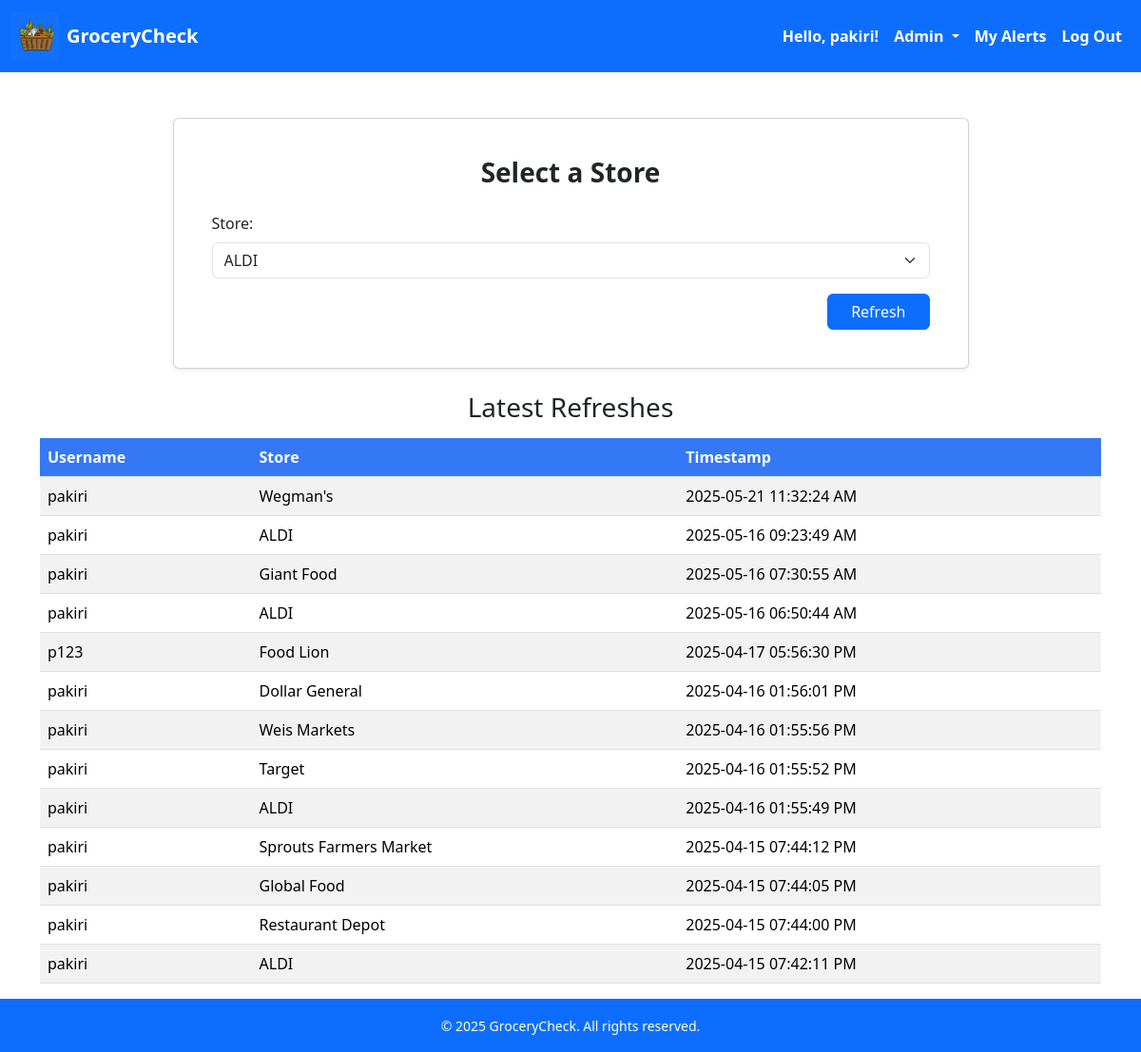
The page /admin/refresh (signed in) on the database its author committed.
### src/app.py (models this page shows)
class User(db.Model):
    __tablename__ = "Users"
    id = db.Column(db.Integer, primary_key=True)
    username = db.Column(db.String(150), nullable=False, unique=True)
    email = db.Column(db.String(120), nullable=False, unique=True)
    password = db.Column(db.String(150), nullable=False)
    role = db.Column(db.String(5), nullable=False)

class Refreshes(db.Model):
    __tablename__ = "Refreshes"
    refresh_id = db.Column(db.Integer, primary_key=True)
    user_id = db.Column(db.Integer, db.ForeignKey('Users.id'))
    store_id = db.Column(db.Integer, db.ForeignKey('Stores.store_id'))
    timestamp = db.Column(db.String(150), nullable=False)
    user = relationship('User', backref='refresh')
    store = relationship('Stores', backref='refresh')

### src/app.py (the view)
@app.route('/admin/refresh')
def refresh():
    stores = Stores.query.all()
    refreshes = Refreshes.query.order_by(Refreshes.refresh_id.desc()).all() # query refreshes in descending order
    return render_template('refreshList.html', stores=stores, refreshes=refreshes)

### src/templates/refreshList.html (shortened to what this page needs)
<!DOCTYPE html>
<html lang="en">
<head>
    <link rel="stylesheet" href="{{ url_for('static', filename='bootstrap/css/bootstrap.min.css') }}">
</head>
<body class="d-flex flex-column min-vh-100">
    <nav class="navbar navbar-expand-lg navbar-dark bg-primary mb-4">
        <div class="container-fluid">
            <a class="navbar-brand d-flex align-items-center gap-2" href="/">
                <img src="{{ url_for('static', filename='images/logo.png') }}" alt="Logo" width="50" height="50"
                    class="d-inline-block align-text-top">
                <span class="fw-bold text-white">GroceryCheck</span>
            </a>
            <div class="collapse navbar-collapse" id="navbarContent">
                <ul class="navbar-nav ms-auto mb-2 mb-lg-0 ">
                    {% if session['GCusername'] %}
                    <li class="nav-item">
                        <span class="nav-link disabled text-white fw-bold">Hello, {{ session['GCusername'] }}!</span>
                    </li>
                        {% if session['GCuser_role'] == "admin" %}
                        <li class="nav-item dropdown">
                            <a class="nav-link dropdown-toggle text-white fw-bold" href="#" id="adminDropdown" role="button"
                                data-bs-toggle="dropdown" aria-expanded="false">
                                Admin
                            </a>
                        </li>
                        {% endif %}
                    <li class="nav-item">
                        <a class="nav-link text-white fw-bold" href="{{ url_for('displayAlerts') }}">My Alerts</a>
                    </li>
                    <li class="nav-item">
                        <a class="nav-link text-white fw-bold" href="{{ url_for('logout') }}">Log Out</a>
                    </li>
                    {% endif %}
                </ul>
            </div>
        </div>
    </nav>
    <div class="container my-4">
        <div class="card shadow-sm mx-auto w-75 px-4 py-4">
            <div class="card-body">
                <h3 class="card-title text-center mb-4 fw-semibold">Select a Store</h3>
                <form action="/admin/refreshInfo" method="POST">
                    <div class="mb-3">
                        <label for="user_store" class="form-label">Store:</label>
                        <select name="user_store" id="user_store" class="form-select">
                            {% for store in stores %}
                                <option value="{{ store.store_id }}">{{ store.store_name }}</option>
                            {% endfor %}
                        </select>
                    </div>
                    <div class="text-end">
                        <button type="submit" class="btn btn-primary px-4">Refresh</button>
                    </div>
                </form>
            </div>
        </div>
    </div>
    <div class="container">
        <h3 class="text-center">Latest Refreshes</h3>
        <table class="table table-striped my-3">
            <thead class="custom-header">
                <tr>
                    <th scope="col">Username</th>
                    <th scope="col">Store</th>
                    <th scope="col">Timestamp</th>
                </tr>
            </thead>
            <tbody>
                {% for refresh in refreshes %}
                <tr>
                    <td>{{refresh.user.username}}</td>
                    <td>{{refresh.store.store_name}}</td>
                    <td>{{refresh.timestamp}}</td>
                </tr>
                {% endfor %}
            </tbody>
        </table>
    </div>
    <footer class="bg-primary text-white text-center py-3 mt-auto">
        <div class="container">
            <small>&copy; 2025 GroceryCheck. All rights reserved.</small>
        </div>
    </footer>
</body>
</html>

### src/templates/refreshList.html (style rules this page uses)
.custom-header th { background-color: #3478f6 !important; color: white !important; }

### rows shown on the page
User: GCusername "pakiri"
Refreshes: user.username "pakiri", store.store_name "Wegman's", timestamp "2025-05-21 11:32:24 AM"
Refreshes: user.username "pakiri", store.store_name "ALDI", timestamp "2025-05-16 09:23:49 AM"
Refreshes: user.username "pakiri", store.store_name "Giant Food", timestamp "2025-05-16 07:30:55 AM"
Refreshes: user.username "pakiri", store.store_name "ALDI", timestamp "2025-05-16 06:50:44 AM"
Refreshes: user.username "p123", store.store_name "Food Lion", timestamp "2025-04-17 05:56:30 PM"
Refreshes: user.username "pakiri", store.store_name "Dollar General", timestamp "2025-04-16 01:56:01 PM"
Refreshes: user.username "pakiri", store.store_name "Weis Markets", timestamp "2025-04-16 01:55:56 PM"
Refreshes: user.username "pakiri", store.store_name "Target", timestamp "2025-04-16 01:55:52 PM"
Refreshes: user.username "pakiri", store.store_name "ALDI", timestamp "2025-04-16 01:55:49 PM"
Refreshes: user.username "pakiri", store.store_name "Sprouts Farmers Market", timestamp "2025-04-15 07:44:12 PM"
Refreshes: user.username "pakiri", store.store_name "Global Food", timestamp "2025-04-15 07:44:05 PM"
Refreshes: user.username "pakiri", store.store_name "Restaurant Depot", timestamp "2025-04-15 07:44:00 PM"
Refreshes: user.username "pakiri", store.store_name "ALDI", timestamp "2025-04-15 07:42:11 PM"

### other values the page prints
form field user_store "ALDI"
